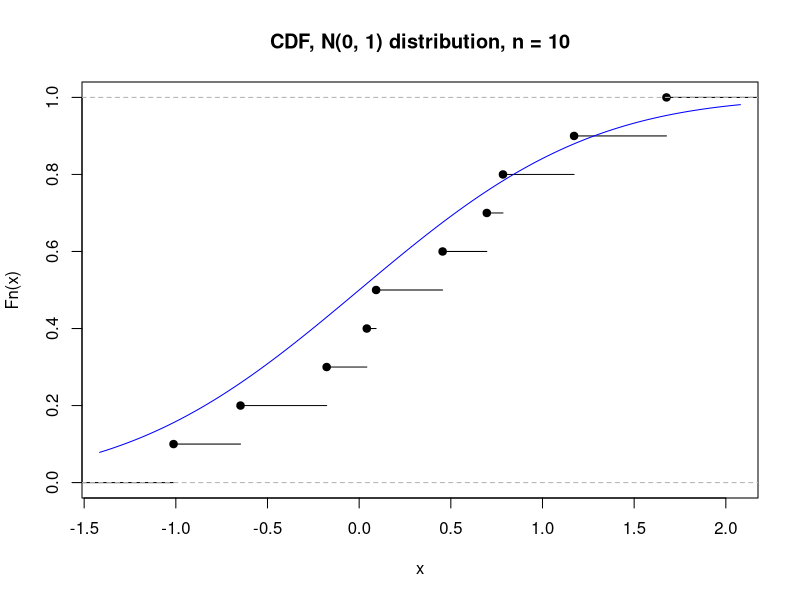
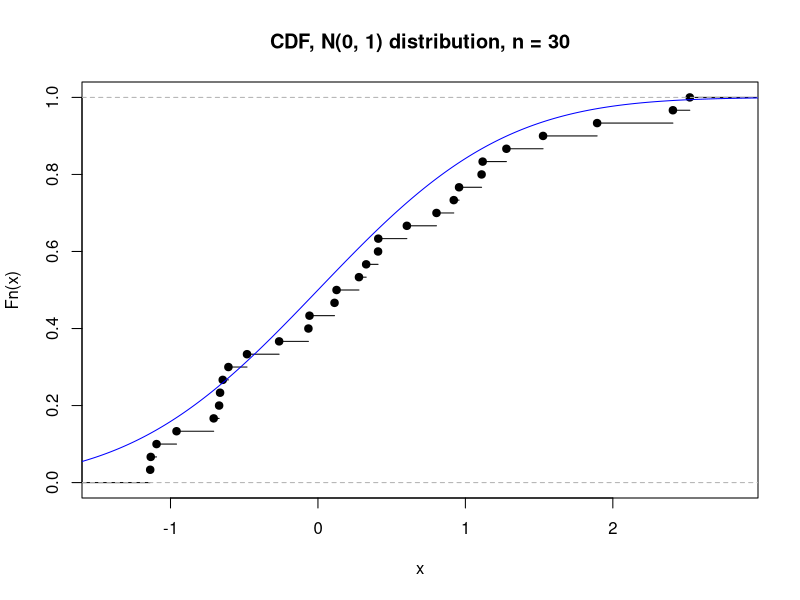
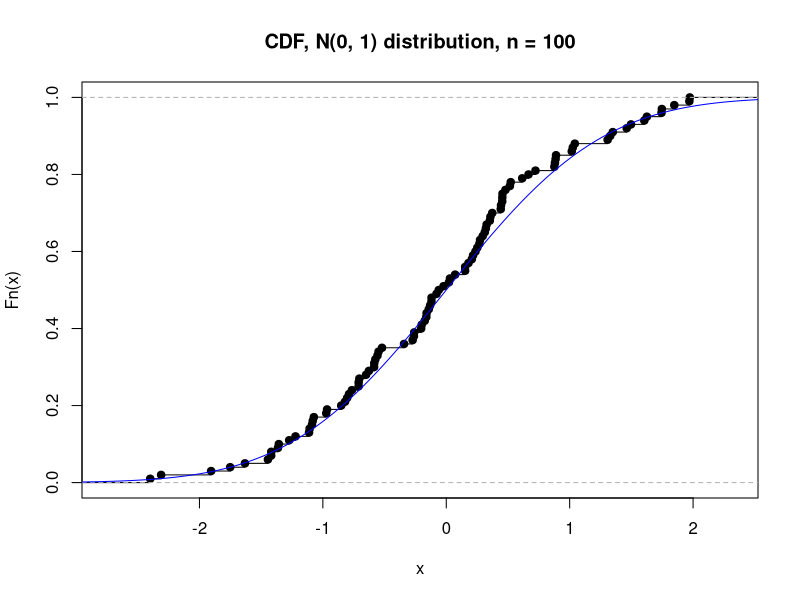
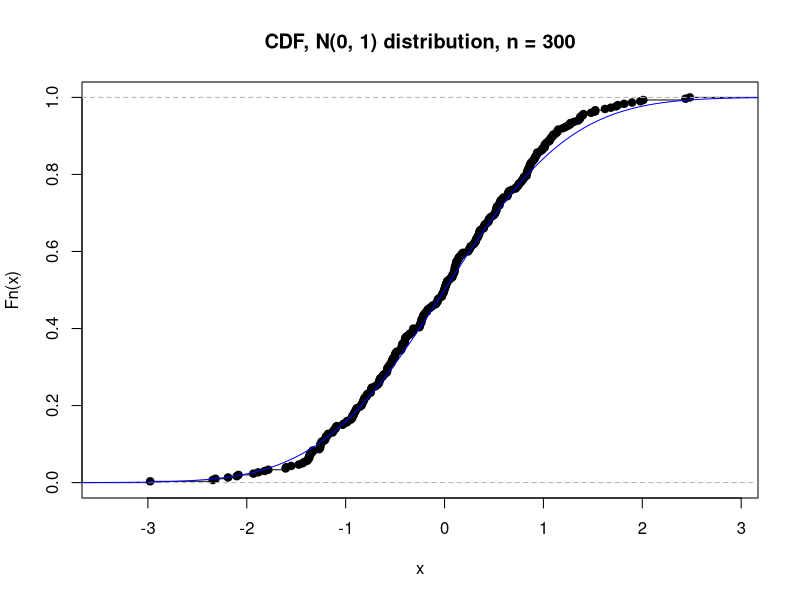
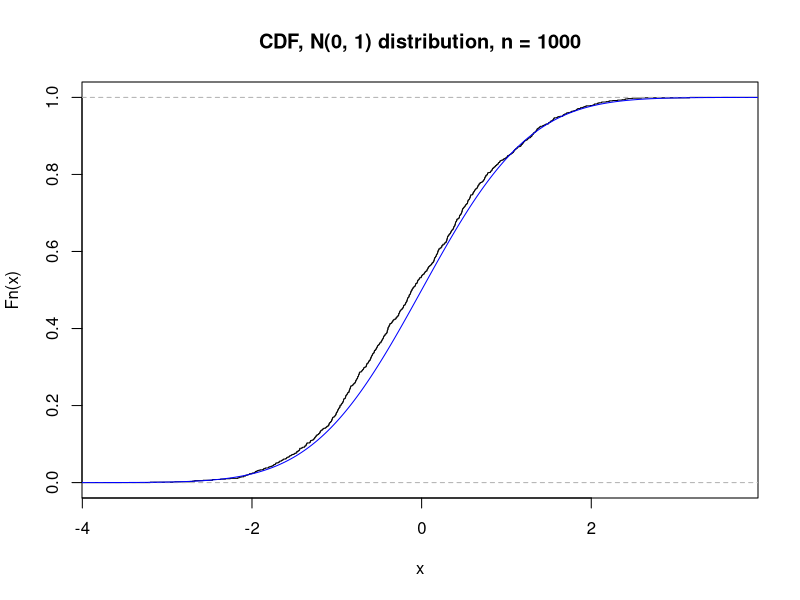
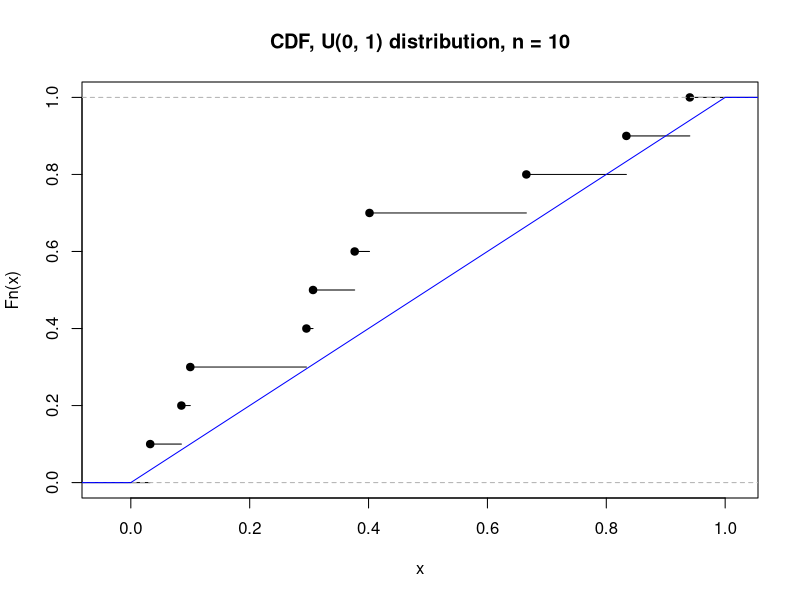
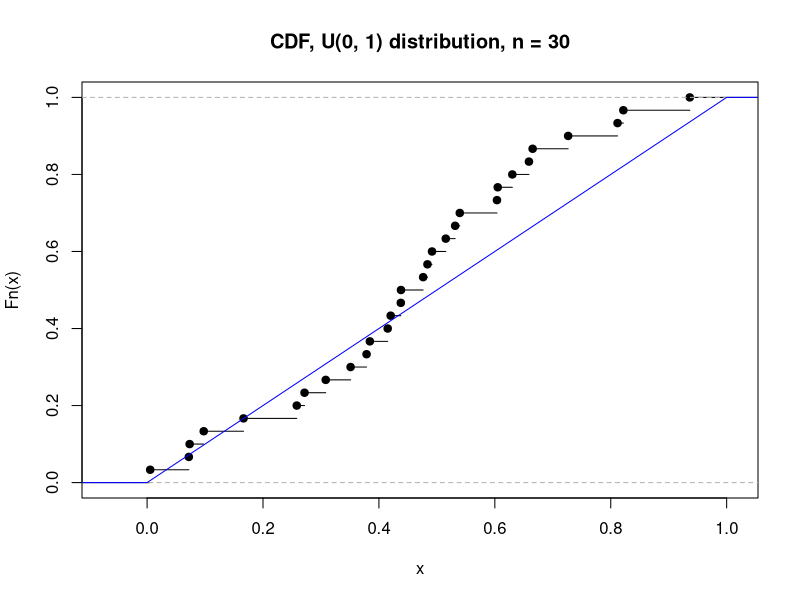
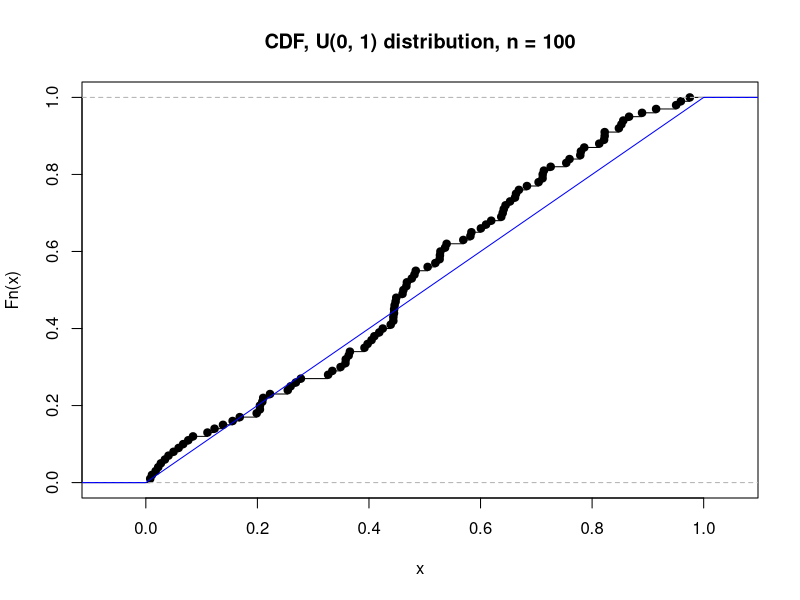

Write the R code that produced these figures, in order.
## ---- chunk 1
knitr::opts_chunk$set(echo = TRUE)
## ---- chunk 2
cdf_plot <- function(dist_name, dist_F, dist_G, n) {
  x_n   <- dist_G(n)
  x_min <- min(x_n)
  x_max <- max(x_n)
  step  <- (x_max - x_min) / 1000
  start <- x_min - 150 * step
  end   <- x_max + 150 * step
  plot(ecdf(x_n), main = paste0("CDF, ", dist_name, " distribution, n = ", n))
  lines(seq(start, end, by=step), dist_F(seq(start, end, by=step)), col="blue")
}
## ---- chunk 3
cdf_plot("N(0, 1)", pnorm, rnorm, 10)
## ---- chunk 4
cdf_plot("N(0, 1)", pnorm, rnorm, 30)
## ---- chunk 5
cdf_plot("N(0, 1)", pnorm, rnorm, 100)
## ---- chunk 6
cdf_plot("N(0, 1)", pnorm, rnorm, 300)
## ---- chunk 7
cdf_plot("N(0, 1)", pnorm, rnorm, 1000)
## ---- chunk 8
cdf_plot("U(0, 1)", punif, runif, 10)
## ---- chunk 9
cdf_plot("U(0, 1)", punif, runif, 30)
## ---- chunk 10
cdf_plot("U(0, 1)", punif, runif, 100)
## ---- chunk 11
cdf_plot("U(0, 1)", punif, runif, 300)
## ---- chunk 12
cdf_plot("U(0, 1)", punif, runif, 1000)
